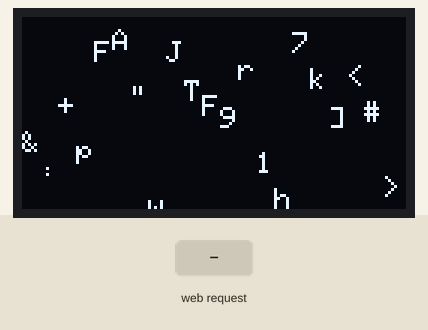
Recording of a sketch running on a simulated ESP8266 (NodeMCU). Parts: 128×64 one-colour display. Inputs (shaded band) come from the test bench. WiFi joins after 1.5 s; servers stay silent unless stated; random numbers use the default seed unless the sketch sets one; what the sketch prints to the serial monitor is not drawn.

Above: at 7.7 s.
7.8 s: HTTP request GET /set?mode=120 received
At 9.0 s:
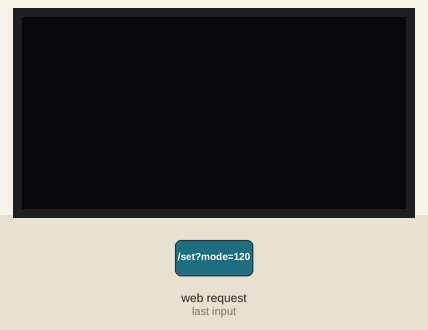
9.3 s: HTTP request GET /set?mode=0 received
At 9.49 s:
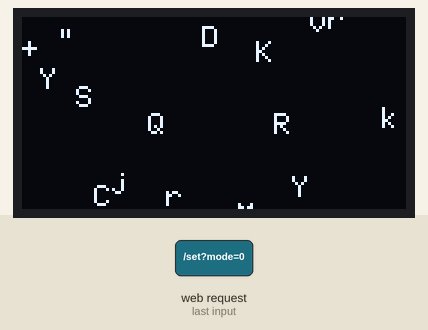
11.7 s: HTTP request GET /set?mode=1 received
At 11.82 s:
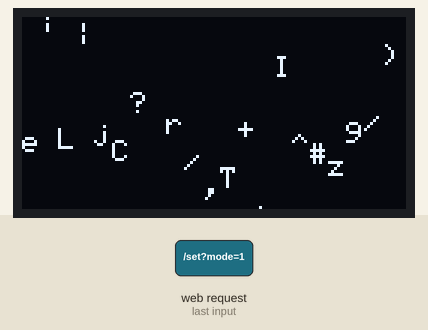
14.4 s: HTTP request GET /set?mode=0 received
At 14.52 s:
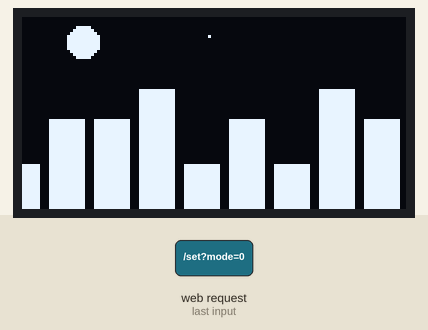
Timing chart, 0 to 17.4 s (numbered marks = the images above; inputs shaded):
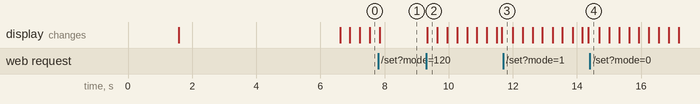

The sketch:

OLED_experiment.ino
```cpp
#include <ESP8266WiFi.h>
#include <ESP8266WebServer.h>
#include <ESP8266mDNS.h>
#include <WebSocketsServer.h>
#include <Wire.h>
#include <Adafruit_GFX.h>
#include <Adafruit_SSD1306.h>

#define SCREEN_WIDTH 128
#define SCREEN_HEIGHT 64
#define OLED_RESET    -1
#define SCREEN_ADDRESS 0x3C

Adafruit_SSD1306 display(SCREEN_WIDTH, SCREEN_HEIGHT, &Wire, OLED_RESET);
ESP8266WebServer server(80);
WebSocketsServer webSocket(81); // WebSocket Stream running on port 81

int currentMode = 0;

// Variables for custom image/video processing
uint8_t custom_bmp[1024] = {0}; // 128x64 pixels = 1024 bytes
bool customAnimationEnabled = false;

// Animation State Variables (Non-blocking)
unsigned long lastFrameTime = 0;
int frameDelay = 50;

int offset = 0;
int sonarRadius = 0;
int drops[21];
int snowX[30], snowY[30];
int boxX = 10, boxY = 10, dirX = 2, dirY = 2;
int steinsStep = 0;

// Forward declaration
void drawAnimationFrame();

// --- THE WEB PORTAL HTML & JAVASCRIPT ---
const char htmlPage[] PROGMEM = R"rawliteral(
<!DOCTYPE html>
<html>
<head>
  <meta name="viewport" content="width=device-width, initial-scale=1">
  <title>Future Gadget Lab OLED</title>
  <style>
    body { font-family: 'Courier New', Courier, monospace; background-color: #0d0d0d; color: #00ff00; text-align: center; margin: 0; padding: 10px; }
    h2 { border-bottom: 2px solid #00ff00; padding-bottom: 10px; }
    button { background-color: #1a1a1a; border: 1px solid #00ff00; color: #00ff00; padding: 12px 20px; font-size: 14px; margin: 5px; border-radius: 4px; cursor: pointer; transition: 0.2s; font-weight: bold;}
    button:hover { background-color: #00ff00; color: #000; }

    .panel { border: 1px dashed #00ff00; padding: 15px; margin: 15px auto; width: 90%; max-width: 500px; border-radius: 8px; background-color: #111;}
    input[type=file] { display: none; }
    .file-label { background-color: #222; border: 1px solid #00ff00; padding: 8px 15px; border-radius: 4px; cursor: pointer; display: inline-block; margin-top: 10px;}

    select, input[type=range] { width: 90%; padding: 8px; margin: 10px 0; background: #222; color: #00ff00; border: 1px solid #00ff00; border-radius: 4px; }

    #previewCanvas, #drawCanvas {
      display: block; margin: 10px auto; border: 1px solid #00ff00; background-color: black;
      image-rendering: pixelated; cursor: crosshair; touch-action: none;
    }
    #previewCanvas { width: 256px; height: 128px; }
    #drawCanvas { width: 256px; height: 128px; display: none; }

    .tab-btn { width: 30%; font-size: 12px; padding: 8px; }
    .active-tab { background-color: #00ff00; color: black; }
  </style>
</head>
<body>
  <h2>OLED Command Center</h2>

  <div class="panel">
    <h3>Built-in Aesthetics</h3>
    <button onclick="fetch('/set?mode=0')">Digital Rain</button>
    <button onclick="fetch('/set?mode=1')">Night City</button>
    <button onclick="fetch('/set?mode=2')">Sonar Ping</button>
    <button onclick="fetch('/set?mode=3')">Divergence</button>
    <button onclick="fetch('/set?mode=4')">Snowfall</button>
    <button onclick="fetch('/set?mode=6')">DVD Bounce</button>
  </div>

  <div class="panel">
    <h3>Media & Infographics Link</h3>

    <div>
      <button id="tabVideo" class="tab-btn active-tab" onclick="switchTab('video')">Camera/Media</button>
      <button id="tabDraw" class="tab-btn" onclick="switchTab('draw')">Draw</button>
    </div>

    <!-- VIDEO / CAMERA SECTION -->
    <div id="videoSection">
      <button onclick="startCamera()">Start Webcam</button>
      <label class="file-label">
        <input type="file" id="mediaInput" accept="video/*, image/*"> Upload Video/Img
      </label>

      <!-- Hidden Elements for Processing -->
      <video id="sourceVideo" autoplay loop muted playsinline style="display:none;"></video>
      <img id="sourceImage" style="display:none;">

      <br><label>Rotation: <span id="rotVal">0</span>°</label>
      <input type="range" id="rotation" min="0" max="360" value="0">

      <br><label>Zoom/Scale: <span id="zoomVal">1.0</span>x</label>
      <input type="range" id="zoom" min="0.1" max="5.0" step="0.1" value="1.0">
    </div>

    <!-- DRAWING SECTION -->
    <div id="drawSection" style="display:none;">
      <button onclick="clearCanvas()">Clear Board</button>
      <canvas id="drawCanvas" width="128" height="64"></canvas>
      <p style="font-size:11px; margin:0; color:#aaa;">Auto-syncs instantly to OLED as you draw.</p>
    </div>

    <!-- COMMON CONTROLS -->
    <br><label>Contrast Threshold: <span id="threshVal">128</span></label>
    <input type="range" id="threshold" min="0" max="255" value="128">

    <label style="display:inline-block; margin-top:10px;">
      <input type="checkbox" id="invertColors"> Invert Output Colors
    </label>

    <h4>OLED Preview (128x64)</h4>
    <canvas id="previewCanvas" width="128" height="64"></canvas>

    <button id="streamBtn" onclick="toggleStream()" style="width:100%; font-size:18px; padding:15px; margin-top:10px;">START LIVE STREAM</button>
    <p id="status" style="margin-top: 10px;"></p>
  </div>

  <script>
    const video = document.getElementById('sourceVideo');
    const image = document.getElementById('sourceImage');
    const previewCanvas = document.getElementById('previewCanvas');
    const previewCtx = previewCanvas.getContext('2d', { willReadFrequently: true });

    const drawCanvas = document.getElementById('drawCanvas');
    const drawCtx = drawCanvas.getContext('2d');

    // Setup drawing canvas
    drawCtx.fillStyle = "black";
    drawCtx.fillRect(0, 0, 128, 64);
    drawCtx.strokeStyle = "white";
    drawCtx.lineWidth = 3;
    drawCtx.lineCap = "round";
    drawCtx.lineJoin = "round";

    let finalBinaryData = new Uint8Array(1024); // Lightning-fast binary buffer
    let isStreaming = false;
    let currentTab = 'video';
    let isDrawing = false;
    let mediaType = 'none'; // 'video' or 'image'

    // Initialize WebSocket connection
    let ws = new WebSocket(`ws://${window.location.hostname}:81/`);
    ws.binaryType = 'arraybuffer';
    ws.onopen = () => { document.getElementById('status').innerText = "WebSocket Connected! Link stable."; };
    ws.onclose = () => { document.getElementById('status').innerText = "WebSocket Disconnected. Refresh page."; };

    // --- Tab Switching ---
    function switchTab(tab) {
      currentTab = tab;
      document.getElementById('videoSection').style.display = tab === 'video' ? 'block' : 'none';
      document.getElementById('drawSection').style.display = tab === 'draw' ? 'block' : 'none';
      document.getElementById('tabVideo').className = tab === 'video' ? 'tab-btn active-tab' : 'tab-btn';
      document.getElementById('tabDraw').className = tab === 'draw' ? 'tab-btn active-tab' : 'tab-btn';
      document.getElementById('previewCanvas').style.display = tab === 'video' ? 'block' : 'none';
      document.getElementById('streamBtn').style.display = tab === 'video' ? 'block' : 'none';
    }

    // --- Drawing Logic ---
    function getMousePos(canvas, evt) {
      var rect = canvas.getBoundingClientRect();
      return {
        x: (evt.clientX - rect.left) / (rect.width / 128),
        y: (evt.clientY - rect.top) / (rect.height / 64)
      };
    }

    function startDrawing(e) {
      isDrawing = true;
      let pos = getMousePos(drawCanvas, e);
      drawCtx.beginPath();
      drawCtx.moveTo(pos.x, pos.y);
    }

    function draw(e) {
      if (!isDrawing) return;
      let pos = getMousePos(drawCanvas, e);
      drawCtx.lineTo(pos.x, pos.y);
      drawCtx.stroke();
    }

    function stopDrawing() {
      if(isDrawing && !isStreaming) {
        sendSingleFrame(); // Instantly update OLED when stroke ends
      }
      isDrawing = false;
    }

    drawCanvas.addEventListener('mousedown', startDrawing);
    drawCanvas.addEventListener('mousemove', draw);
    drawCanvas.addEventListener('mouseup', stopDrawing);
    drawCanvas.addEventListener('mouseleave', stopDrawing);

    drawCanvas.addEventListener('touchstart', e => { e.preventDefault(); startDrawing(e.touches[0]); }, {passive: false});
    drawCanvas.addEventListener('touchmove', e => { e.preventDefault(); draw(e.touches[0]); }, {passive: false});
    drawCanvas.addEventListener('touchend', e => { e.preventDefault(); stopDrawing(); }, {passive: false});

    function clearCanvas() {
      drawCtx.fillStyle = "black";
      drawCtx.fillRect(0, 0, 128, 64);
      sendSingleFrame(); // Instantly clear OLED
    }

    // --- Media Input Logic ---
    async function startCamera() {
      try {
        if (!navigator.mediaDevices || !navigator.mediaDevices.getUserMedia) throw new Error("Camera API blocked.");
        const stream = await navigator.mediaDevices.getUserMedia({ video: { facingMode: 'environment' } });
        mediaType = 'video';
        video.srcObject = stream;
        video.play();
        document.getElementById('status').innerText = "Camera Active!";
      } catch (err) {
        alert("Camera Blocked! Use Ngrok for an HTTPS link, or use the Upload Image button.");
      }
    }

    document.getElementById('mediaInput').addEventListener('change', function(e) {
      if(e.target.files.length > 0) {
        const file = e.target.files[0];
        const url = URL.createObjectURL(file);

        if (file.type.startsWith('image/')) {
          mediaType = 'image';
          video.pause();
          image.onload = () => { if (!isStreaming) sendSingleFrame(); };
          image.src = url;
          document.getElementById('status').innerText = "Image Loaded & Transmitted!";
        } else {
          mediaType = 'video';
          video.srcObject = null;
          video.src = url;
          video.play();
          document.getElementById('status').innerText = "Video Loaded! Press Start Live Stream.";
        }
      }
    });

    document.getElementById('rotation').addEventListener('input', e => {
        document.getElementById('rotVal').innerText = e.target.value;
        if(mediaType === 'image' && !isStreaming) sendSingleFrame();
    });

    document.getElementById('zoom').addEventListener('input', e => {
        document.getElementById('zoomVal').innerText = e.target.value;
        if(mediaType === 'image' && !isStreaming) sendSingleFrame();
    });

    document.getElementById('threshold').addEventListener('input', e => {
        document.getElementById('threshVal').innerText = e.target.value;
        if(!isStreaming) sendSingleFrame();
    });

    document.getElementById('invertColors').addEventListener('change', e => {
        if(!isStreaming) sendSingleFrame();
    });

    // --- Processing & Streaming Logic ---
    function processFrame() {
      const threshold = parseInt(document.getElementById('threshold').value);
      const invert = document.getElementById('invertColors').checked;

      if (currentTab === 'video') {
        const rot = parseInt(document.getElementById('rotation').value);
        const zoom = parseFloat(document.getElementById('zoom').value);
        previewCtx.fillStyle = "black";
        previewCtx.fillRect(0, 0, 128, 64);

        let mediaObj = mediaType === 'image' ? image : video;
        let w = mediaType === 'image' ? image.naturalWidth : video.videoWidth;
        let h = mediaType === 'image' ? image.naturalHeight : video.videoHeight;

        if(w > 0) {
          previewCtx.save();
          previewCtx.translate(64, 32);
          previewCtx.rotate(rot * Math.PI / 180);

          let ratio = Math.max(128 / w, 64 / h) * zoom; // Apply zoom multiplier
          let newW = w * ratio;
          let newH = h * ratio;
          previewCtx.drawImage(mediaObj, -newW/2, -newH/2, newW, newH);
          previewCtx.restore();
        }
      }

      const targetCtx = currentTab === 'video' ? previewCtx : drawCtx;
      const imgData = targetCtx.getImageData(0, 0, 128, 64);
      const data = imgData.data;

      let byteIndex = 0;
      for (let y = 0; y < 64; y++) {
        for (let x = 0; x < 128; x += 8) {
          let byte = 0;
          for (let bit = 0; bit < 8; bit++) {
            let i = ((y * 128) + (x + bit)) * 4;
            let brightness = (data[i] + data[i+1] + data[i+2]) / 3;

            // Apply Threshold and Invert Logic
            let isWhite = invert ? (brightness <= threshold) : (brightness > threshold);

            if (isWhite) {
              byte |= (1 << (7 - bit));
              if(currentTab === 'video') { data[i]=255; data[i+1]=255; data[i+2]=255; }
            } else {
              if(currentTab === 'video') { data[i]=0; data[i+1]=0; data[i+2]=0; }
            }
          }
          finalBinaryData[byteIndex++] = byte; // WebSockets: Push raw bytes
        }
      }
      if(currentTab === 'video') targetCtx.putImageData(imgData, 0, 0);
    }

    async function sendSingleFrame() {
      processFrame();
      if(ws.readyState === WebSocket.OPEN) {
        ws.send(finalBinaryData); // Instant transmission
      }
    }

    async function sendFrame() {
      if (!isStreaming) return;
      processFrame();

      if(ws.readyState === WebSocket.OPEN) {
        ws.send(finalBinaryData); // Instant transmission
        document.getElementById('status').innerText = "Streaming: ACTIVE (" + new Date().toLocaleTimeString() + ")";
      }

      if(isStreaming) setTimeout(sendFrame, 66); // Faster loop! ~15 FPS
    }

    function toggleStream() {
      isStreaming = !isStreaming;
      const btn = document.getElementById('streamBtn');
      if (isStreaming) {
        btn.innerText = "STOP LIVE STREAM";
        btn.style.backgroundColor = "#ff0000";
        btn.style.color = "white";
        sendFrame();
      } else {
        btn.innerText = "START LIVE STREAM";
        btn.style.backgroundColor = "#1a1a1a";
        btn.style.color = "#00ff00";
        document.getElementById('status').innerText = "Stream Paused.";
      }
    }

    // Independent preview loop
    setInterval(() => {
      if(!isStreaming && currentTab === 'video') processFrame();
    }, 40);
  </script>
</body>
</html>
)rawliteral";

// --- NEW: WEBSOCKET EVENT HANDLER ---
// Bypasses HTTP entirely for direct binary memory copying
void webSocketEvent(uint8_t num, WStype_t type, uint8_t * payload, size_t length) {
  if (type == WStype_BIN && length == 1024) {
    memcpy(custom_bmp, payload, 1024); // Blazing fast memory transfer!
    currentMode = 5;
  }
}

void setup() {
  Serial.begin(115200);

  // Initialize random values for animations
  for(int x = 0; x < 21; x++) drops[x] = random(-64, 0);
  for(int i=0; i<30; i++) { snowX[i] = random(0,128); snowY[i] = random(0,64); }

  if(!display.begin(SSD1306_SWITCHCAPVCC, SCREEN_ADDRESS)) {
    Serial.println(F("SSD1306 allocation failed"));
    for(;;);
  }

  display.clearDisplay();
  display.setTextColor(SSD1306_WHITE);
  display.setTextSize(1);
  display.setCursor(0, 10);
  display.println("Connecting to WiFi...");
  display.display();

  // CONNECT TO HOME WIFI IN STATION MODE
  const char* ssid = "YOUR WIFI NAME";         // <--- CHANGE THIS TO YOUR WIFI NAME
  const char* password = "12345678"; // <--- CHANGE THIS TO YOUR WIFI PASSWORD

  WiFi.mode(WIFI_STA);
  WiFi.begin(ssid, password);

  while (WiFi.status() != WL_CONNECTED) {
    delay(500);
    Serial.print(".");
  }

  Serial.println("\nConnected to WiFi!");
  Serial.print("IP Address: ");
  Serial.println(WiFi.localIP());

  // --- NEW: SETUP mDNS ---
  if (MDNS.begin("gadget")) {
    Serial.println("mDNS responder started at http://gadget.local");
  }

  // --- NEW: SETUP WEBSOCKETS ---
  webSocket.begin();
  webSocket.onEvent(webSocketEvent);

  // Show IP & DNS Address on OLED
  display.clearDisplay();
  display.setCursor(0, 0);
  display.println("WiFi Connected!");
  display.println("Portal Links:");
  display.println("");
  display.setTextSize(1);
  display.println("http://gadget.local");
  display.println(WiFi.localIP());
  display.display();
  delay(5000);

  server.on("/", []() {
    server.send(200, "text/html", htmlPage);
  });

  server.on("/set", []() {
    if (server.hasArg("mode")) {
      currentMode = server.arg("mode").toInt();
      display.clearDisplay();
      steinsStep = 0;
    }
    server.send(200, "text/plain", "Mode changed");
  });

  server.begin();
}

void loop() {
  MDNS.update();       // Handle Local DNS
  webSocket.loop();    // Handle WebSockets
  server.handleClient();

  if (millis() - lastFrameTime > frameDelay) {
    lastFrameTime = millis();
    drawAnimationFrame();
  }
}

// ==========================================
// NON-BLOCKING ANIMATION ENGINE
// ==========================================
void drawAnimationFrame() {
  if (currentMode != 5) display.clearDisplay();

  if (currentMode == 0) {
    frameDelay = 50;
    display.setTextSize(1);
    for(int x = 0; x < 21; x++) {
      display.setCursor(x * 6, drops[x]);
      display.print((char)random(33, 126));
      drops[x] += 8;
      if(drops[x] > 64) drops[x] = random(-16, 0);
    }
  }
  else if (currentMode == 1) {
    frameDelay = 40;
    display.fillCircle(20, 8, 5, SSD1306_WHITE);
    display.drawPixel(random(0, 128), random(0, 15), SSD1306_WHITE);
    for(int i = 0; i < 10; i++) {
      int height = (i % 3 == 0) ? 30 : ((i % 2 == 0) ? 15 : 40);
      int xPos = (i * 15) - offset;
      if (xPos < -20) xPos += 150;
      display.fillRect(xPos, 64 - height, 12, height, SSD1306_WHITE);
    }
    offset += 2;
    if (offset > 150) offset = 0;
  }
  else if (currentMode == 2) {
    frameDelay = 30;
    display.fillRect(54, 10, 20, 6, SSD1306_WHITE);
    display.fillRect(60, 4, 8, 6, SSD1306_WHITE);
    display.drawLine(0, 15, 128, 15, SSD1306_WHITE);
    display.drawCircle(64, 15, sonarRadius, SSD1306_WHITE);
    sonarRadius += 3;
    if (sonarRadius > 80) sonarRadius = 0;
  }
  else if (currentMode == 3) {
    display.setTextSize(2);
    if (steinsStep < 15) {
      frameDelay = 40;
      display.setCursor(16, 24);
      display.print(random(0, 2)); display.print("."); display.print(random(100000, 999999));
      steinsStep++;
    } else {
      frameDelay = 2000;
      display.setCursor(16, 24);
      display.print("1.048596");
      steinsStep = 0;
    }
  }
  else if (currentMode == 4) {
    frameDelay = 50;
    for(int i = 0; i < 30; i++) {
      display.drawPixel(snowX[i], snowY[i], SSD1306_WHITE);
      snowY[i] += random(1, 3);
      snowX[i] += random(-1, 2);
      if(snowY[i] > 64) { snowY[i] = 0; snowX[i] = random(0, 128); }
      if(snowX[i] < 0) snowX[i] = 128;
      if(snowX[i] > 128) snowX[i] = 0;
    }
  }
  else if (currentMode == 5) {
    frameDelay = 0;
    display.clearDisplay();
    display.drawBitmap(0, 0, custom_bmp, 128, 64, SSD1306_WHITE);
  }
  else if (currentMode == 6) {
    frameDelay = 30;
    display.fillRect(boxX, boxY, 20, 10, SSD1306_WHITE);
    boxX += dirX;
    boxY += dirY;
    if(boxX <= 0 || boxX >= 128 - 20) dirX = -dirX;
    if(boxY <= 0 || boxY >= 64 - 10) dirY = -dirY;
  }

  display.display();
}
```

Measured:
- after the input at 9.3 s, the display: changes at once (image 2)
